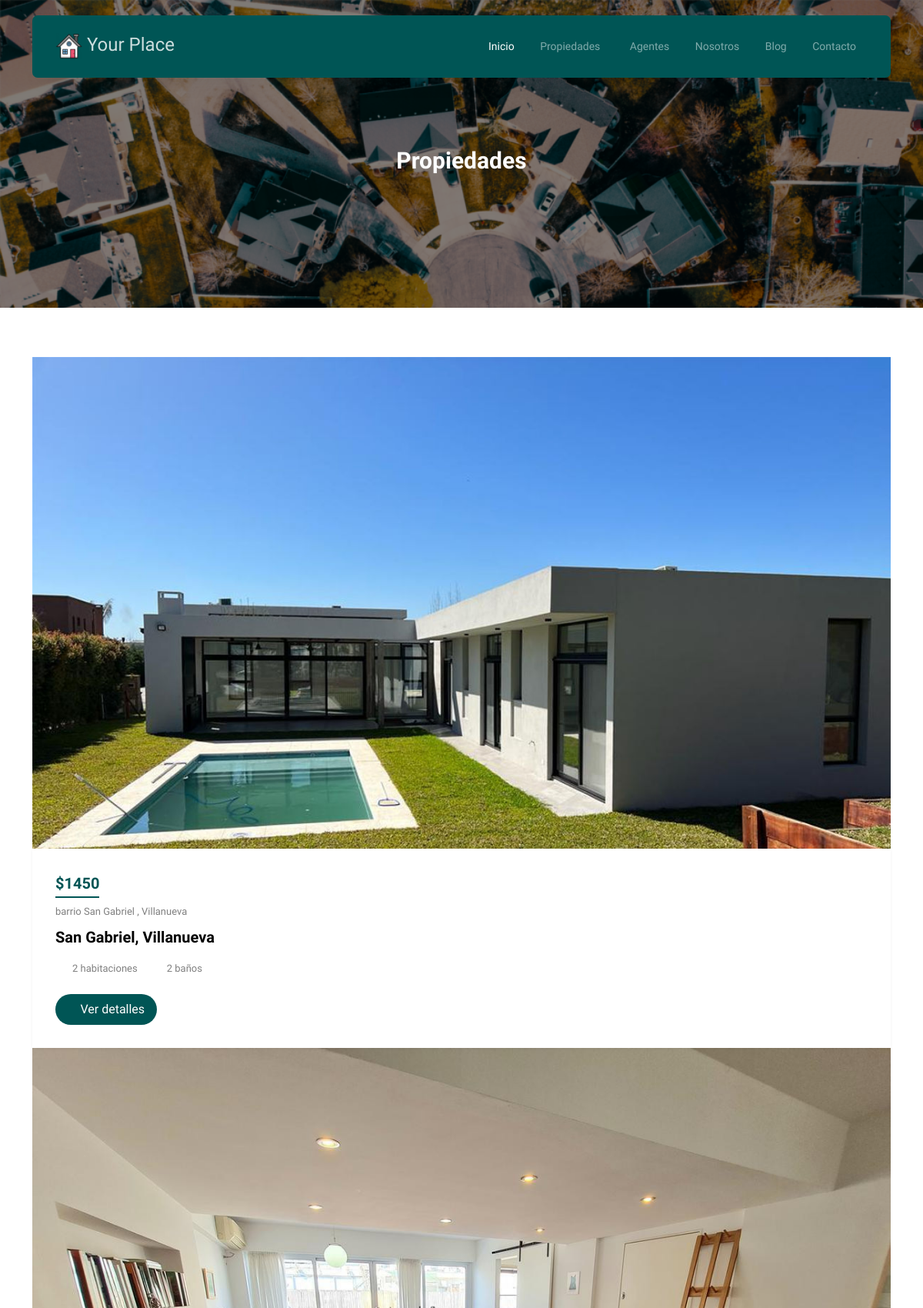
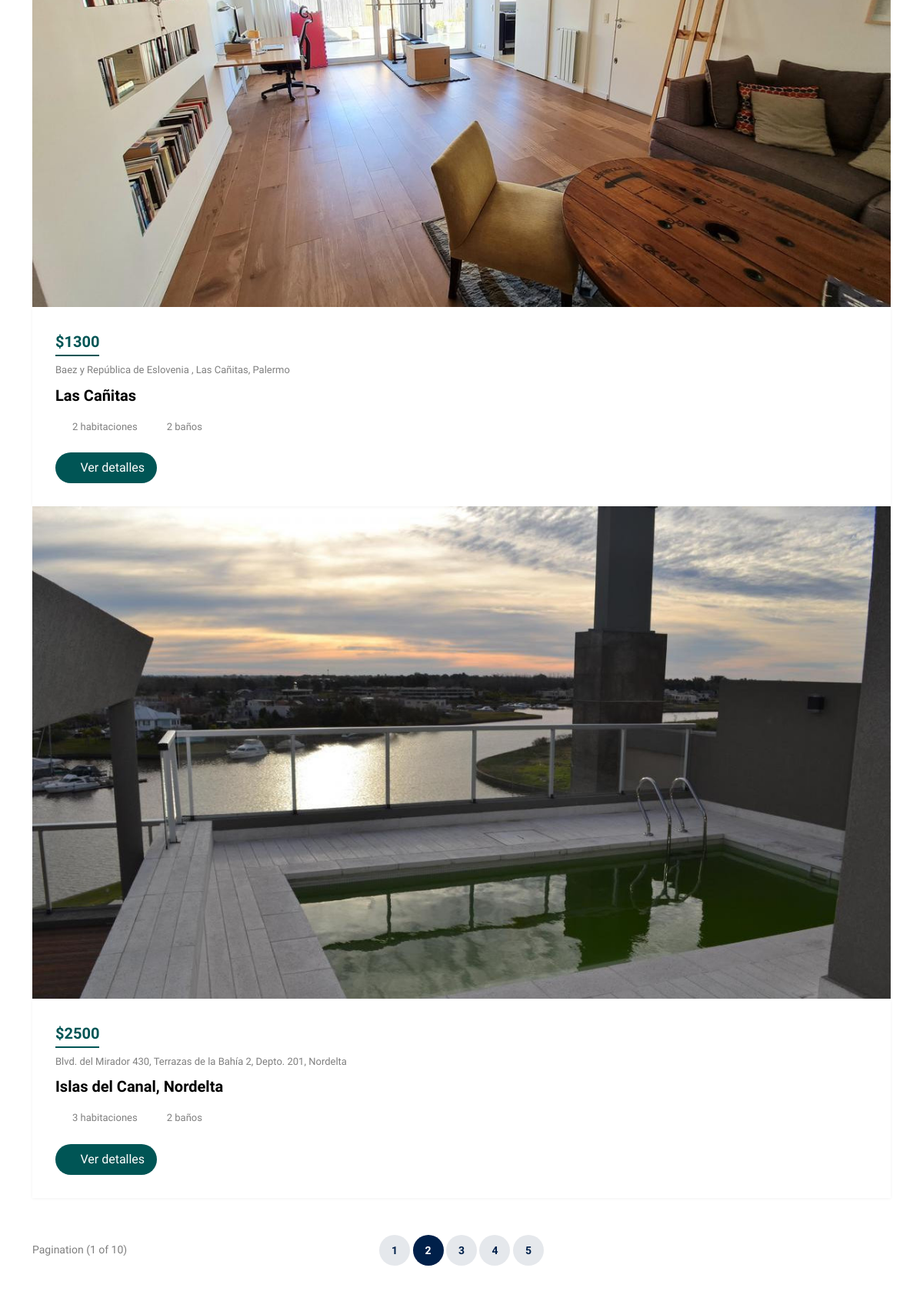
Page /propiedades/ (upper part) on the committed database (2 pictures, top to bottom).
### panel/models.py (models this page shows, shortened)
class Page_Model(models.Model):
    name = models.CharField(max_length=250, default='sin_nombre', verbose_name='Nombre [*]')
    title = models.CharField(max_length=250, default='Sin título', verbose_name='Título [*]')
    subtitle = models.CharField(max_length=250, null=True, blank=True, verbose_name='Subtítulo')
    abstract = RichTextField(null=True, blank=True, verbose_name='Resumen')
    content = RichTextField(verbose_name='Contenido [*]')
    date = models.DateField(null=True, blank=True, verbose_name='Fecha')
    image_main = models.ImageField(null=True, blank=True, upload_to='img_page/', default='', verbose_name='Imagen principal')
    class Meta:
        verbose_name = 'Página'
        verbose_name_plural = 'Páginas'
        ordering = ['-date']

### realstate/models.py (models this page shows, shortened)
class Realstate_Model(models.Model):
    name = models.CharField(max_length=250, verbose_name='Nombre [*]')
    address = models.CharField(max_length=250, verbose_name='Dirección [*]')
    price = models.IntegerField(verbose_name='Precio [*]')
    location = models.CharField(max_length=250, verbose_name='Localización [*]')
    fk_tipo_inmueble = models.ForeignKey('Realstate_Type_Model', on_delete=models.DO_NOTHING, verbose_name='Tipo de inmueble [*]')
    fk_agent = models.ForeignKey('agent.Agent_Model', on_delete=models.DO_NOTHING, null=True, blank=True, verbose_name='Agente')
    bath_qty = models.CharField(max_length=2, verbose_name='Cantidad de baños [*]')
    room_qty = models.CharField(max_length=2, verbose_name='Cantidad de habitaciones [*]')
    date = models.DateField(verbose_name='Fecha')
    description = RichTextField(null=True, blank=True, verbose_name='Descripción')
    image_main = models.ImageField(null=True, blank=True, upload_to='img_realstate/', default='', verbose_name='Imagen principal')
    image_01 = models.ImageField(null=True, blank=True, upload_to='img_realstate/', default='', verbose_name='Imagen carrusel 01')
    image_02 = models.ImageField(null=True, blank=True, upload_to='img_realstate/', default='', verbose_name='Imagen carrusel 02')
    image_03 = models.ImageField(null=True, blank=True, upload_to='img_realstate/', default='', verbose_name='Imagen carrusel 03')
    image_04 = models.ImageField(null=True, blank=True, upload_to='img_realstate/', default='', verbose_name='Imagen carrusel 04')
    image_05 = models.ImageField(null=True, blank=True, upload_to='img_realstate/', default='', verbose_name='Imagen carrusel 05')
    draft = models.BooleanField(null=True, blank=True, default=True, verbose_name='Borrador')
    class Meta:
        verbose_name = 'Inmueble'
        verbose_name_plural = 'Inmuebles'
        ordering = ['-date']

### website/views.py (the view)
# urls.py: path('propiedades/', realstates, name="realstates"),
def realstates(request):
    page_content = Page_Model.objects.filter(name='realstates')
    inmuebles_list = Realstate_Model.objects.filter(draft=False).order_by('-date')
    context = {
        'page' : 'Propiedades',
        'page_content': page_content,
        'inmuebles': inmuebles_list,
    }
    return render(request, "website/properties.html", context)

### website/templates/website/properties.html (shortened to what this page needs)
{% extends "website/base.html" %}
{% load static %}
{% block content %}
	<div class="hero page-inner overlay" style="background-image: url('{{ page_content.0.image_main.url }}');">
		<div class="container">
			<div class="row justify-content-center align-items-center">
				<div class="col-lg-9 text-center mt-5">
					<h1 class="heading" data-aos="fade-up">{{ page }}</h1>
				</div>
			</div>
		</div>
	</div>
	{% if inmuebles %}
	<div class="section">
		<div class="container">
			<div class="row">
				<div class="col-12">
					<div class="property-slider-wrap">
						<div class="property-slider">
							{% for item in inmuebles %}
							<div class="property-item">
								<a href="{% url 'realstates_detail' item.id %}" class="img">
									<img src="{{ item.image_main.url }}" alt="Image" class="img-fluid">
								</a>
								<div class="property-content">
									<div class="price mb-2"><span>${{ item.price }}</span></div>
									<div>
										<span class="d-block mb-2 text-black-50">{{ item.address }}</span>
										<span class="city d-block mb-3">{{ item.location }}</span>
										<div class="specs d-flex mb-4">
											<span class="d-block d-flex align-items-center me-3">
												<span class="icon-bed me-2"></span>
												<span class="caption">{{ item.room_qty }} habitaciones</span>
											</span>
											<span class="d-block d-flex align-items-center">
												<span class="icon-bath me-2"></span>
												<span class="caption">{{ item.bath_qty }} baños</span>
											</span>
										</div>
										<a href="{% url 'realstates_detail' item.id %}" class="btn btn-primary py-2 px-3">
											<i class="bi bi-card-checklist"></i>
											Ver detalles
										</a>
									</div>
								</div>
							</div>
							{% endfor %}
						</div>
						<div id="property-nav" class="controls" tabindex="0" aria-label="Carousel Navigation">
							<span class="prev" data-controls="prev" aria-controls="property" tabindex="-1">
							</span>
							<span class="next" data-controls="next" aria-controls="property" tabindex="-1">
							</span>
						</div>
					</div>
				</div>
			</div>
			<div class="row align-items-center py-5">
				<div class="col-lg-3">
					Pagination (1 of 10)
				</div>
				<div class="col-lg-6 text-center">
					<div class="custom-pagination">
						<a href="#">1</a>
						<a href="#" class="active">2</a>
						<a href="#">3</a>
						<a href="#">4</a>
						<a href="#">5</a>
					</div>
				</div>
			</div>
		</div>
	</div>
	{% endif %}
	{% endblock content %}

### rows in the picture
Page_Model: image_main (picture), title "Propiedades"
Realstate_Model: image_main (picture), price "1450", address "barrio San Gabriel , Villanueva", location "San Gabriel, Villanueva", room_qty "2", bath_qty "2"
Realstate_Model: image_main (picture), price "1300", address "Baez y República de Eslovenia , Las Cañitas, Palermo", location "Las Cañitas", room_qty "2", bath_qty "2"
Realstate_Model: image_main (picture), price "2500", address "Blvd. del Mirador 430, Terrazas de la Bahía 2, Depto. 201, Nordelta", location "Islas del Canal, Nordelta", room_qty "3", bath_qty "2"
